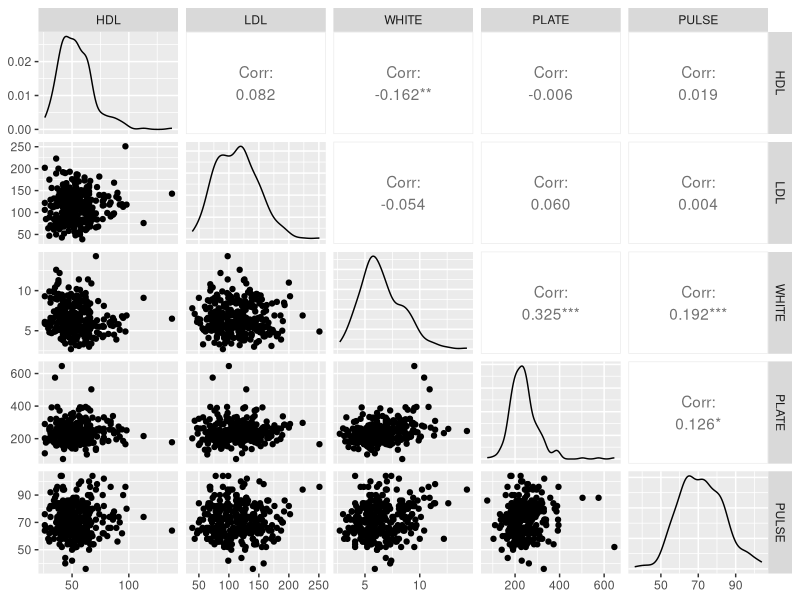
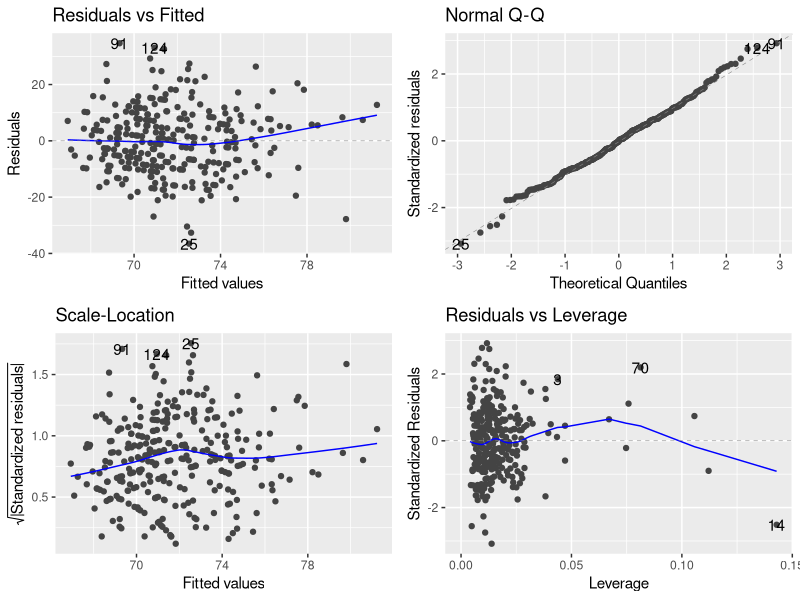
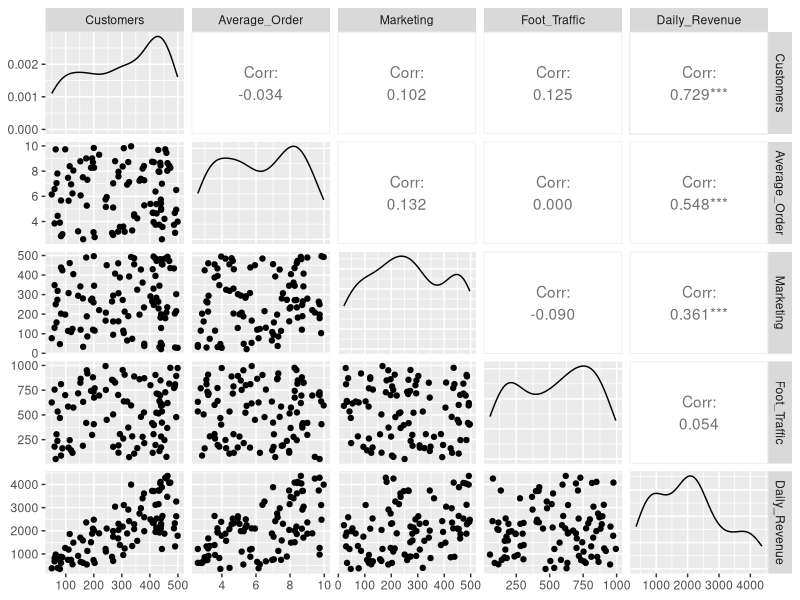
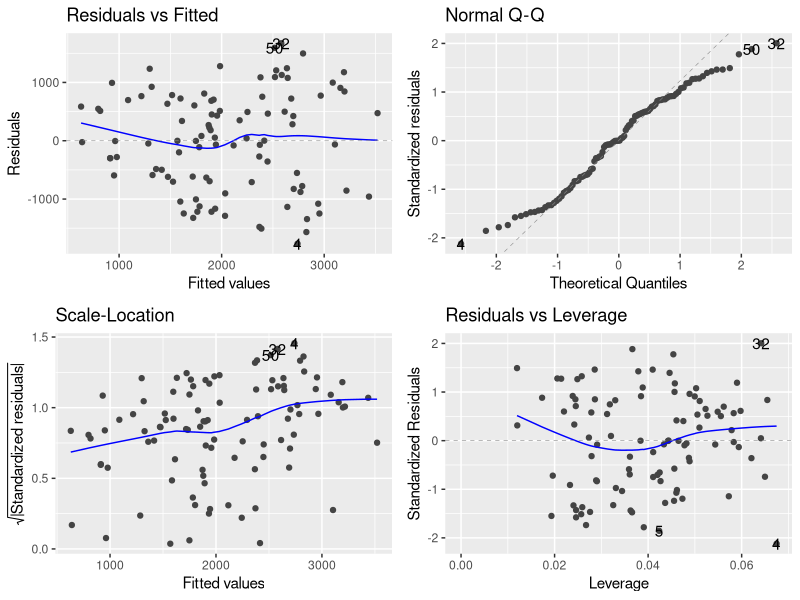

The R source for these figures, in order:
## ---- chunk 1
knitr::opts_chunk$set(echo = TRUE)
library(tidyverse)
library(knitr)
library(GGally)
library(ggfortify)
library(emmeans)
## ---- chunk 2
body_data <- read_csv("Body Data.csv", 
                         show_col_types=FALSE)
glimpse(body_data)
## ---- chunk 3
ggpairs(body_data, columns = c(2:5,1))
## ---- chunk 4
body_fit <- lm(PULSE ~ LDL + HDL + WHITE + PLATE, data= body_data)
summary(body_fit)
## ---- chunk 5
autoplot(body_fit)
## ---- chunk 6
anova(body_fit)
## ---- chunk 7
confint(body_fit, level=0.99)["WHITE", ]
## ---- chunk 8
new_body <- data.frame(
  LDL=123, 
  HDL=51,
  WHITE=10.4, 
  PLATE=337)

predict(body_fit, newdata=new_body, interval="prediction", level=0.95)
## ---- chunk 9
coffee_data <- read_csv("Coffee.csv", 
                         show_col_types=FALSE)
glimpse(coffee_data)

## ---- chunk 10
ggpairs(coffee_data)
## ---- chunk 11
coffee_model <- lm(Daily_Revenue ~ Average_Order +  Marketing + 
                       Foot_Traffic, data=coffee_data)
autoplot(coffee_model)
## ---- chunk 12
anova(coffee_model)
## ---- chunk 13
summary(coffee_model)
## ---- chunk 14
confint(coffee_model, level = 1-0.05/3)
## ---- chunk 15
new_cafe <- data.frame(
  Average_Order = 6.32,
  Marketing = 240,
  Foot_Traffic = 502
)

predict(coffee_model, newdata = new_cafe, interval = "prediction")
## ---- chunk 16
ew_cafe <- data.frame(
  Average_Order = 6.32,
  Marketing = 240,
  Foot_Traffic = 502
)

predict(coffee_model, newdata = new_cafe, interval = "prediction")

coef(coffee_model)
b2 <- coef(coffee_model)["Marketing"]
x <- 240 + 100 / (b2 - 1)
x
